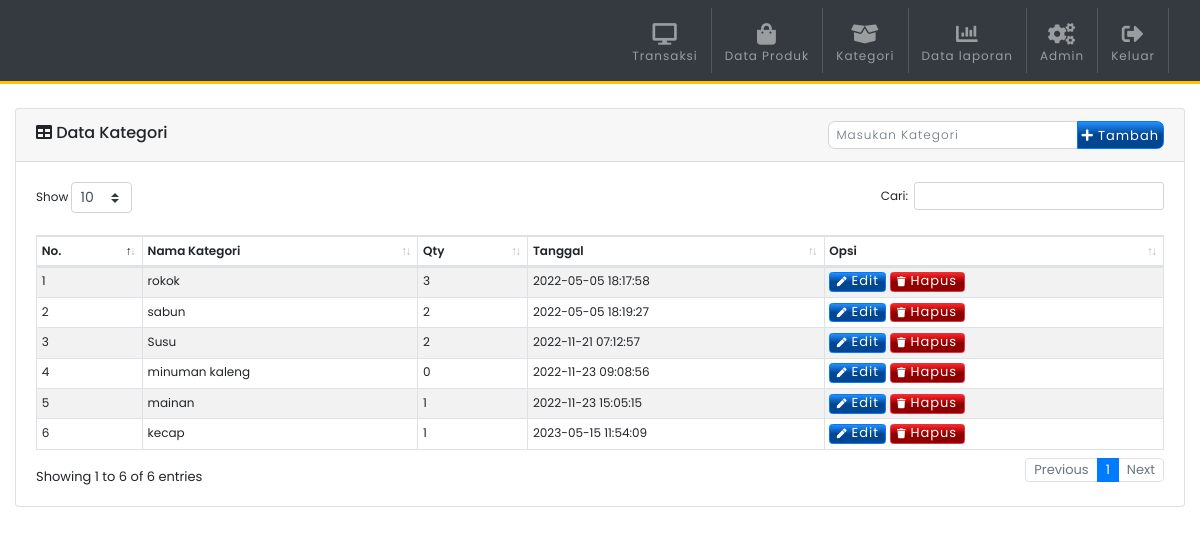
Screenshot of /kategori.php (signed in) with the database file from the repository.
### tables this page shows
CREATE TABLE `kategori` (
  `idkategori` int(11) NOT NULL,
  `nama_kategori` varchar(100) NOT NULL,
  `tgl_dibuat` timestamp NOT NULL DEFAULT current_timestamp() ON UPDATE current_timestamp()
);

### kategori.php (the view, shortened to what this page needs)
<?php include 'template/header.php';?>
<br>
<div class="card">
    <div class="card-header">
        <div class="card-tittle"><i class="fa fa-table me-2 d-none d-sm-inline-block d-md-inline-block"></i> Data Kategori
        <?php
            if(!empty($_GET['edit'])){
                $idkategori = $_GET['edit'];
                $edit = mysqli_query($conn,"SELECT * FROM kategori WHERE idkategori='$idkategori'");
                while($e=mysqli_fetch_array($edit)){
                    $namo= $e['nama_kategori'];
                    echo '<form method="POST" class="float-right">
                    <div class="input-group">
                        <input type="text" name="nama_kategori" class="form-control form-control-sm bg-white"
                        style="border-radius:0.428rem 0px 0px 0.428rem;"
                        placeholder="Masukan Kategori" value="'.$namo.'" required>
                        <div class="input-group-append">
                            <button class="btn btn-success btn-xs p-1" name="update"
                            style="border-radius: 0px 0.428rem 0.428rem 0px;" type="submit">
                                <i class="fas fa-check"></i><span class="d-none d-sm-inline-block d-md-inline-block ml-1">Update</span>
                            </button>
                            <a href="kategori.php" class="btn btn-danger btn-xs py-1 px-2 ml-1"><i class="fas fa-times"></i>
                            <span class="d-none d-sm-inline-block d-md-inline-block ml-1">Batal</span></a>
                        </div>
                    </div>
                </form>';
                }
                if(isset($_POST['update'])){
                    $namakategori = htmlspecialchars($_POST['nama_kategori']);
                    $editup = mysqli_query($conn,"UPDATE kategori SET nama_kategori='$namakategori' WHERE idkategori='$idkategori'");
                    echo '<script>alert("Berhasil Update Kategori");window.location="kategori.php"</script>';
                    }
            } else { ?>
                <form method="POST" class="float-right">
                <div class="input-group">
                    <input type="text" name="nama_kategori" class="form-control form-control-sm bg-white"
                    style="border-radius:0.428rem 0px 0px 0.428rem;"
                    placeholder="Masukan Kategori" required>
                    <div class="input-group-append">
                        <button class="btn btn-primary btn-xs p-1" name="addkategori"
                        style="border-radius: 0px 0.428rem 0.428rem 0px;" type="submit">
                            <i class="fa fa-plus"></i><span class="d-none d-sm-inline-block d-md-inline-block ml-1">Tambah</span>
                        </button>
                    </div>
                </div>
            </form>
            <?php } ?>
        </div>
    </div>
        <div class="card-body">
            <table class="table table-striped table-sm table-bordered dt-responsive nowrap" id="table" width="100%">
                        <thead>
                        <tr>
                            <th>No.</th>
                            <th>Nama Kategori</th>
                            <th>Qty</th>
                            <th>Tanggal</th>
                            <th>Opsi</th>
                        </tr>
                        </thead>
                        <tbody>
                            <?php
                                $no=1;
                                $data_produk=mysqli_query($conn,"SELECT * FROM kategori ORDER BY idkategori ASC");
                                while($d=mysqli_fetch_array($data_produk)){
                                    $idkategori = $d['idkategori'];
                                    ?>
                                    <tr>
                                        <td><?php echo $no++ ?></td>
                                        <td><?php echo $d['nama_kategori'] ?></td>
                                        <td><?php
                                            $result1 = mysqli_query($conn,"SELECT Count(idproduk) AS count FROM produk p, kategori k WHERE p.idkategori=k.idkategori and k.idkategori='$idkategori' ORDER BY idproduk ASC");
                                            $cekrow = mysqli_num_rows($result1);
                                            $row1 = mysqli_fetch_assoc($result1);
                                            $count = $row1['count'];
                                            if($cekrow > 0){
                                            echo ribuan($count);
                                            }
                                        ?></td>
                                        <td><?php echo $d['tgl_dibuat'] ?></td>
                                        <td>
                                        <a href="?edit=<?php echo $idkategori ?>" class="btn btn-primary btn-xs">
                                            <i class="fa fa-pen fa-xs mr-1"></i>Edit
                                        </a>
                                            <a class="btn btn-danger btn-xs" href="?hapus=<?php echo $idkategori ?>"
                                            onclick="javascript:return confirm('Hapus Data produk - <?php echo $d['nama_kategori'] ?> ?');">
                                            <i class="fa fa-trash fa-xs mr-1"></i>Hapus</a>
                                        </td>
                                    </tr>
                        <?php }?>
					</tbody>
                </table>
        </div>
</div>
<?php include 'template/footer.php';?>

### template/header.php (shortened to what this page needs)
<?php
  function ribuan ($nilai){
    return number_format ($nilai, 0, ',', '.');
}
?>
<!DOCTYPE html>
<html lang="en">
<head>
  <link rel="stylesheet" href="assets/css/bootstrap.min.css">
  <link rel="stylesheet" href="assets/css/style.css">
  <link href="assets/fontawesome/css/all.min.css" rel="stylesheet" type="text/css">
  <link href="assets/vendor/datatables/dataTables.bootstrap4.min.css" rel="stylesheet">
  <link href="assets/vendor/datatables/responsive.bootstrap4.min.css" rel="stylesheet">
</head>
<body>
<nav class="navbar navbar-expand-lg navbar-dark bg-dark sticky-top">
<div class="container">
  <div class="collapse navbar-collapse" id="navbarC">
    <ul class="navbar-nav ml-auto">
      <li class="nav-item">
        <a class="nav-link" href="index.php">
        <span class="text-center d-block pt-2"><i class="fa fa-desktop fa-2x"></i></span>Transaksi</a>
      </li>
      <li class="nav-item">
        <a class="nav-link" href="produk.php">
        <span class="text-center d-block pt-2"><i class="fa fa-shopping-bag fa-2x"></i></span>Data Produk</a>
      </li>
      <li class="nav-item">
        <a class="nav-link" href="kategori.php">
        <span class="text-center d-block pt-2"><i class="fa fa-box-open fa-2x"></i></span>Kategori</a>
      </li>
      <li class="nav-item">
        <a class="nav-link" href="laporan.php">
        <span class="text-center d-block pt-2"><i class="fa fa-chart-bar fa-2x"></i></span>Data laporan</a>
      </li>
     <li class="nav-item">
        <a class="nav-link" href="pengaturan.php">
        <span class="text-center d-block pt-2"><i class="fa fa-cogs fa-2x"></i></span>Admin</a>
      </li>
      <li class="nav-item">
        <a class="nav-link" href="logout.php" onclick="javascript:return confirm('Anda yakin ingin keluar ?');">
        <span class="text-center d-block pt-2"><i class="fa fa-sign-out-alt fa-2x"></i></span>Keluar</a>
      </li>
    </ul>
  </div>
  </div>
</nav>
<div class="container">

### template/footer.php (shortened to what this page needs)
</div>
<footer class="text-center mb-0 py-3">
</footer>
</body>
</html>

### assets/css/style.css (style rules this page uses)
html, body { font-size: 100%; font-family: 'Poppins', sans-serif; scroll-behavior: smooth; }
a { text-decoration: none !important; }
.container { max-width: 1250px; }
.btn { font-size: small !important; letter-spacing: 1px !important; }
.btn-primary { background: linear-gradient(180deg, rgb(37, 143, 255) 0%, rgb(0, 70, 145) 50%) !important; }
.btn-danger { background: linear-gradient(180deg, rgb(255, 37, 37) 0%, rgb(145, 0, 0) 50%) !important; }
::placeholder { opacity: 1; font-size: 12px !important; letter-spacing: 1px; font-weight: 300; }
input[type=text],input[type=password],input[type=number],input[type=email],textarea,input[type=hidden],input[type=search] { font-size: 12px !important; }
.fa-2x { font-size: 1.80em !important; }
.btn-group-xs > .btn, .btn-xs { padding: .25rem .4rem; font-size: .875rem; line-height: .5; border-radius: .2rem; }
.navbar { border-bottom: 3px solid #ffc107; }
.navbar-dark .navbar-nav .nav-item { font-weight: 400 !important; font-size: 12px; color: #c5c5c5 !important; letter-spacing: 1px; padding-left: 5px !important; padding-right: 5px !important; }
.navbar-dark .navbar-nav .nav-item { border-right: 1px solid rgb(87, 87, 87); }
.card-tittle { font-weight: 500 !important; }
table { font-size: 12px !important; }
table thead>tr>th { font-weight: 600 !important; }

### rows the page displays
kategori: nama_kategori "rokok", count "3", tgl_dibuat "2022-05-05 18:17:58"
kategori: nama_kategori "sabun", count "2", tgl_dibuat "2022-05-05 18:19:27"
kategori: nama_kategori "Susu", count "2", tgl_dibuat "2022-11-21 07:12:57"
kategori: nama_kategori "minuman kaleng", count "0", tgl_dibuat "2022-11-23 09:08:56"
kategori: nama_kategori "mainan", count "1", tgl_dibuat "2022-11-23 15:05:15"
kategori: nama_kategori "kecap", count "1", tgl_dibuat "2023-05-15 11:54:09"
